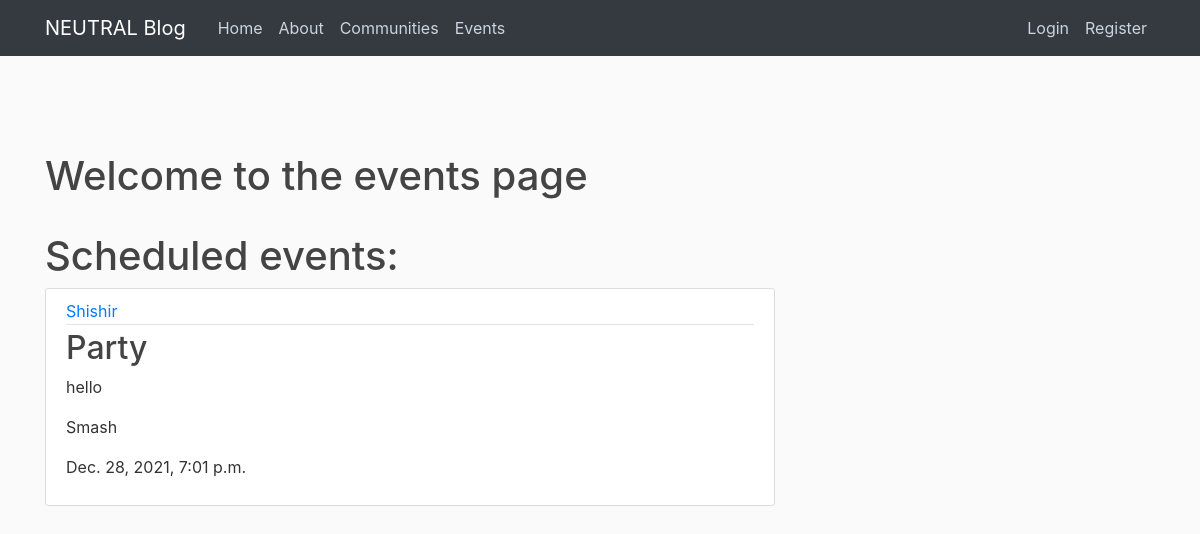
Page /events/ on the earlier database version.
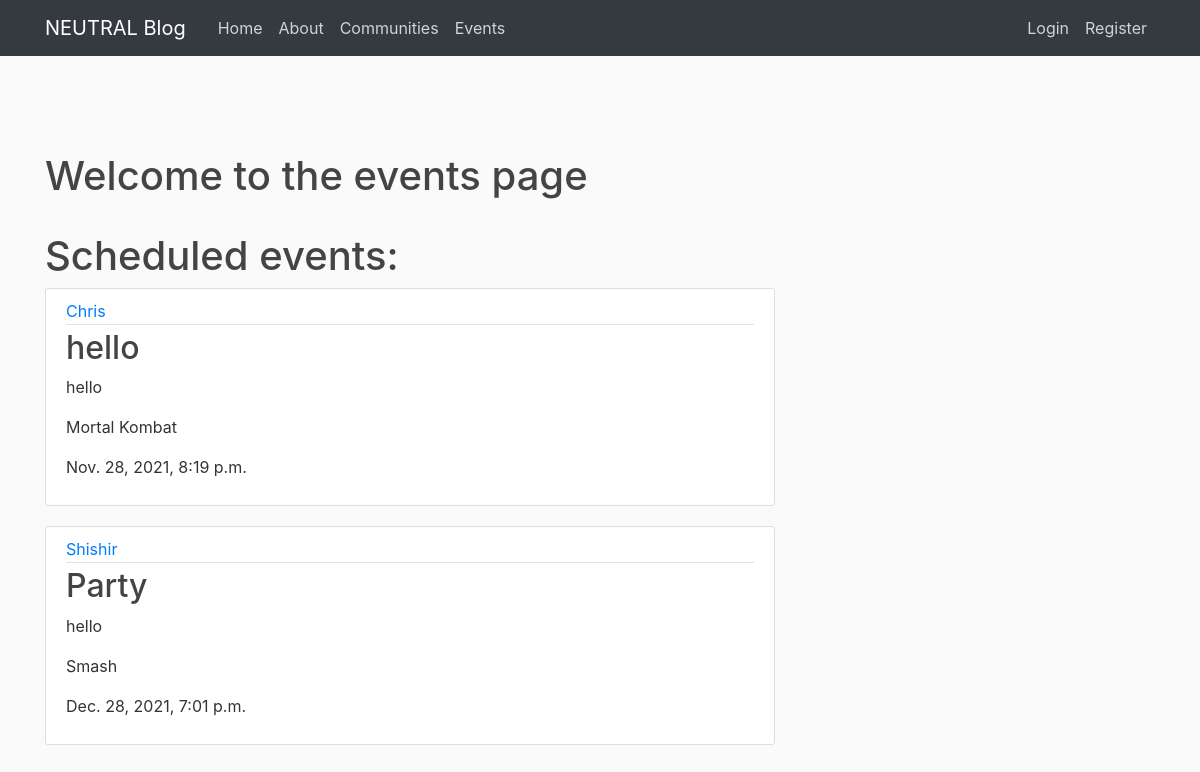
Same page on the later database version.
### events/models.py (models this page shows, shortened)
class Events(models.Model):
    title = models.CharField(max_length=200)
    content = models.TextField()
    event_date = models.DateTimeField(default= timezone.now)
    community = models.CharField(max_length=20 ,choices=COMMUNITY_CHOICES, default='All')
    date_posted = models.DateTimeField(default= timezone.now)
    creator = models.ForeignKey(User, on_delete=models.CASCADE)
    event_type = models.CharField(max_length=20,choices=EVENT_TYPES_CHOICES, default='Friendly')
    likes = models.ManyToManyField(User, related_name = 'events_likes')
    signed_up = models.ManyToManyField(User, related_name= 'events_signed_up')
    dislikes = models.ManyToManyField(User, related_name = 'events_dislikes')
    image = models.ImageField(null=True, blank=True, upload_to = "events-images/")

### events/views.py (the view)
# urls.py: path('', EventsListView.as_view(), name='events'),
class EventsListView(ListView):
    model = Events
    template_name = 'events/events.html'
    context_object_name = 'events'
    ordering = ['-date_posted']

### events/templates/events/events.html (shortened to what this page needs)
{% extends "events/base.html"%}
    {% block content %}
    <br>
    <br>
    <br>
    <h1>Welcome to the events page</h1>
    {% if events %}
    <br>
    <h1>Scheduled events:</h1>
    {% else %}
    <h1>No scheduled events </h1>
    {% endif %}
    {% for event in events %}
        <article class="media content-section">
      <div class="media-body">
        <div class="article-metadata">
          <a class="mr-2" href="#">{{ event.creator }}</a>
        </div>
        <h2><a class="article-title" href="{% url 'events-detail' event.id %}">{{ event.title }}</a></h2>
        <p class="article-content">{{ event.content }}</p>
            <p class="article-content">{{ event.community }}</p>
            <p class="article-content">{{ event.event_date }}</p>
      </div>
    </article>
    {% endfor %}
{% endblock content %}

Differences in the rows shown:
added Events: creator "Chris", title "hello", content "hello", community "Mortal Kombat", event_date "Nov. 28, 2021, 8:19 p.m."
